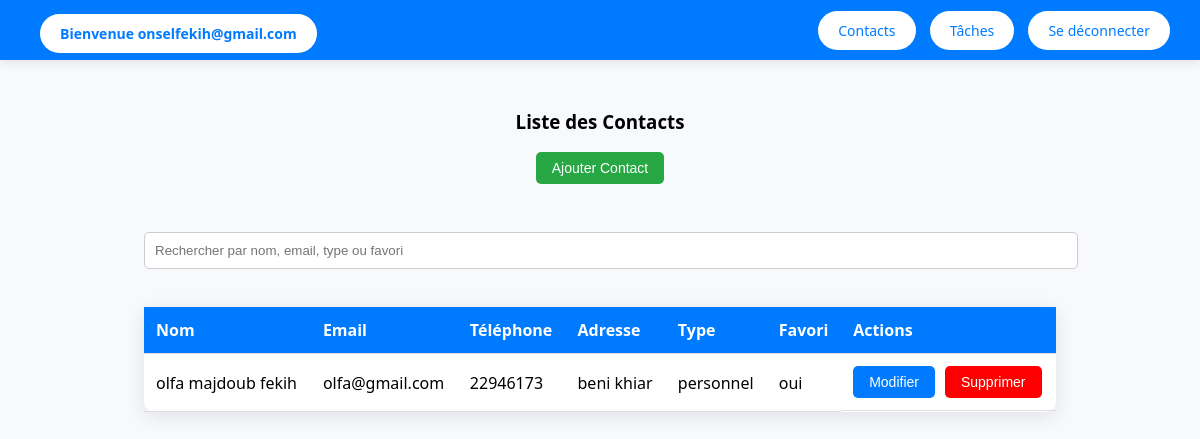
The app's page /contacts (signed in), older data.
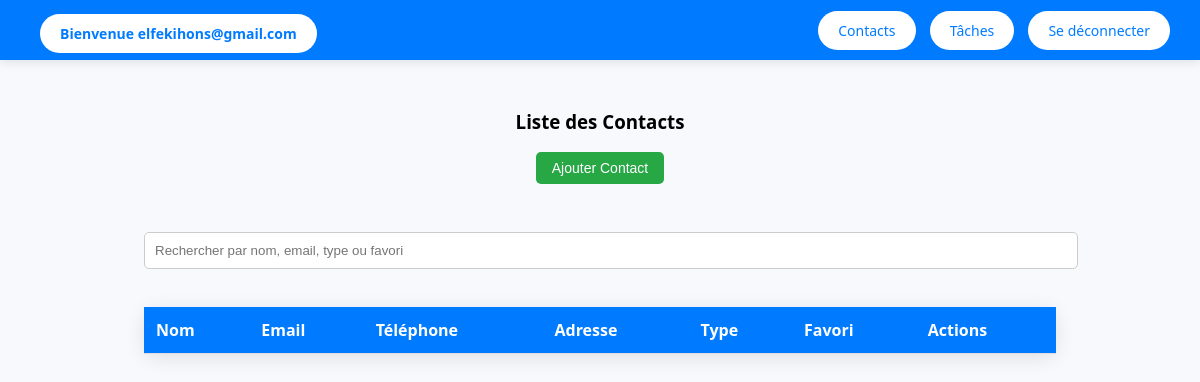
The same page, newer data.
### tables this page shows
CREATE TABLE contacts (
    idContact INTEGER PRIMARY KEY AUTOINCREMENT,
    nom TEXT NOT NULL unique,
    telephone TEXT NOT NULL ,
    email TEXT ,
    adresse TEXT,
    type TEXT CHECK(type IN ('professionnel', 'personnel')),
    favori BOOLEAN DEFAULT 0,
    idUtilisateur INTEGER,
    FOREIGN KEY (idUtilisateur) REFERENCES utilisateurs(idUtilisateur)
);

### app.py (the view)
@app.route("/contacts")
def contacts():
    if "utilisateur_id" not in session:
        return redirect("/login")
    utilisateur_id = session["utilisateur_id"]
    conn = get_db_connection()
    contacts = conn.execute(
        "SELECT * FROM contacts WHERE idUtilisateur = ?",
        (utilisateur_id,)
    ).fetchall()
    nb_personnels = conn.execute(
        "SELECT COUNT(*) FROM contacts WHERE idUtilisateur = ? AND type = 'personnel'",
        (utilisateur_id,)
    ).fetchone()[0]
    nb_professionnels = conn.execute(
        "SELECT COUNT(*) FROM contacts WHERE idUtilisateur = ? AND type = 'professionnel'",
        (utilisateur_id,)
    ).fetchone()[0]
    conn.close()
    return render_template(
        "contacts.html",
        email=session["email"],
        contacts=contacts,
        nb_contacts_personnels=nb_personnels,
        nb_contacts_professionnels=nb_professionnels,
        nb_contacts_total=nb_personnels + nb_professionnels
    )

### app.py (called while the page is built)
def get_db_connection():
    conn = sqlite3.connect("carnet_contactsN.db")
    conn.row_factory = sqlite3.Row
    return conn

### templates/contacts.html (shortened to what this page needs)
<!DOCTYPE html>
<html lang="fr">
<head>
</head>
<body>
    <div class="navbar">
        <h2><a href="/dashboard">Bienvenue {{ email }}</a></h2>
        <div>
            <a href="/contacts">Contacts</a>
            <a href="/taches">Tâches</a>
            <a href="/logout">Se déconnecter</a>
        </div>
    </div>
    <div class="main-content">
        <h3>Liste des Contacts</h3>
        <button class="btn add-contact-btn" id="addContactBtn">Ajouter Contact</button>
<div style="margin-top: 20px; width: 80%;">
    <input type="text" id="searchInput" placeholder="Rechercher par nom, email, type ou favori" style="width: 100%; padding: 10px; border-radius: 5px; border: 1px solid #ccc;">
</div>
        <table>
            <thead>
                <tr>
                    <th>Nom</th>
                    <th>Email</th>
                    <th>Téléphone</th>
                    <th>Adresse</th>
                    <th>Type</th>
                    <th>Favori</th>
                    <th>Actions</th>
                </tr>
            </thead>
            <tbody>
                {% for contact in contacts %}
                    <tr>
                        <td>{{ contact.nom }}</td>
                        <td>{{ contact.email }}</td>
                        <td>{{ contact.telephone }}</td>
                        <td>{{ contact.adresse }}</td>
                        <td>{{ contact.type }}</td>
                        <td>{{ contact.favori }}</td>
                        <td class="action-buttons">
                            <button class="btn" onclick="ouvrirFormulaireModification('{{ contact.idContact }}', '{{ contact.nom }}', '{{ contact.email }}', '{{ contact.telephone }}', '{{ contact.adresse }}', '{{ contact.type }}', '{{ contact.favori }}')">Modifier</button>
                          <button class="btn btn-danger" onclick="confirmerSuppression('{{ contact.idContact }}', '{{ contact.nom }}')">Supprimer</button>
                        </td>
                    </tr>
                {% endfor %}
            </tbody>
        </table>
    </div>
</body>
</html>

### templates/contacts.html (style rules this page uses)
body { margin: 0; font-family: 'Segoe UI', Tahoma, Geneva, Verdana, sans-serif; background-color: #f7f9fc; display: flex; height: 100vh; flex-direction: column; }
a { text-decoration: none; }
.navbar { background-color: #007bff; color: white; padding: 15px 30px; display: flex; justify-content: space-between; align-items: center; box-shadow: 0 2px 10px rgba(0, 0, 0, 0.1); }
.navbar h2 { margin: 0; font-size: 22px; }
.navbar a { background-color: #ffffff; color: #007bff; padding: 10px 20px; border-radius: 25px; transition: background-color 0.3s ease; font-size: 14px; margin-left: 10px; }
.main-content { padding: 30px; flex-grow: 1; display: flex; flex-direction: column; align-items: center; }
table { width: 80%; border-collapse: collapse; margin-top: 30px; background-color: white; border-radius: 10px; box-shadow: 0 4px 20px rgba(0, 0, 0, 0.1); }
th, td { padding: 12px; text-align: left; border-bottom: 1px solid #ddd; }
th { background-color: #007bff; color: white; }
.btn { background-color: #007bff; color: white; padding: 8px 16px; border-radius: 5px; text-align: center; cursor: pointer; font-size: 14px; border: none; transition: background-color 0.3s ease; }
.add-contact-btn { background-color: #28a745; margin-bottom: 20px; }
input[type="text"], input[type="email"], input[type="tel"] { width: 100%; padding: 12px; margin: 8px 0; border-radius: 5px; border: 1px solid #ddd; }

Row changes from the older to the newer data that the page shows:
removed contacts: nom "olfa majdoub fekih", email "olfa@gmail.com", telephone "22946173", adresse "beni khiar", type "personnel", favori "oui"
Text that changed along with them:
{{ email }}: "onselfekih@gmail.com" → "elfekihons@gmail.com"
